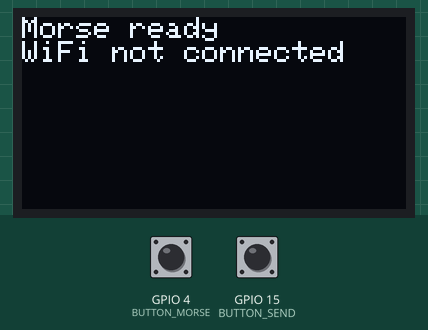
Recording of a program running on a simulated ESP32. Shown: 128×64 one-colour display. The inputs (shaded band) are chosen by the test bench; at power-on: GPIO 15 (BUTTON_SEND) HIGH, GPIO 4 (BUTTON_MORSE) HIGH. What the program prints to the serial monitor is not drawn.

Above: at 1.3 s.
1.4 s: GPIO 15 (BUTTON_SEND) pulled LOW for 0.15 s
3.0 s: GPIO 4 (BUTTON_MORSE) pulled LOW for 0.15 s
4.6 s: GPIO 4 (BUTTON_MORSE) pulled LOW for 1 s
7.1 s: GPIO 15 (BUTTON_SEND) pulled LOW for 1 s
Timing chart, 0 to 10.1 s (numbered marks = the images above; inputs shaded):
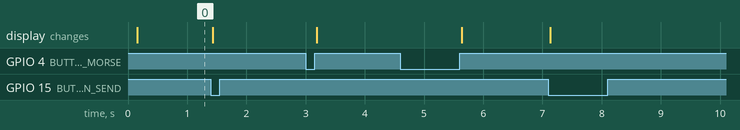

The program:

main.cpp
```cpp
#include <Adafruit_GFX.h>
#include <Adafruit_SSD1306.h>
#include <SPI.h>
#include <WiFi.h>
#include <HTTPClient.h>

#define OLED_MOSI 23
#define OLED_CLK 18
#define OLED_CS 25
#define OLED_DC 27
#define OLED_RESET 14

#define BUTTON_MORSE 4
#define BUTTON_SEND 15

#define DOT_THRESHOLD_MS 300
#define SYMBOL_PAUSE_MS 500
#define WORD_PAUSE_MS 1200
#define BUTTON_DEBOUNCE_MS 30

const char *WIFI_SSID = "";
const char *WIFI_PASS = "";
const char *SERVER_URL = "";
const char *DISCORD_WEBHOOK_URL = "";

void connectToWifi();
void updateDisplay();
void sendMorse();
void sendPostRequest();
void sendDiscordWebhook();

Adafruit_SSD1306 display(128, 64, &SPI, OLED_DC, OLED_RESET, OLED_CS);

String morseBuffer = "";
unsigned long pressStart = 0;
unsigned long lastRelease = 0;
bool isPressing = false;

void setup()
{
  Serial.begin(115200);
  delay(100);

  pinMode(BUTTON_MORSE, INPUT_PULLUP);
  pinMode(BUTTON_SEND, INPUT_PULLUP);

  connectToWifi();

  if (!display.begin(SSD1306_SWITCHCAPVCC, 0))
  {
    Serial.println("OLED init failed");
    return;
  }

  display.clearDisplay();
  display.setTextSize(1);
  display.setTextColor(SSD1306_WHITE);
  display.setCursor(0, 0);
  display.println("Morse ready");
  if (WiFi.status() == WL_CONNECTED)
  {
    display.println("WiFi connected");
    display.println(WiFi.localIP());
  }
  else
  {
    display.println("WiFi not connected");
  }
  display.display();
}

void connectToWifi()
{
  if (strlen(WIFI_SSID) == 0 || strlen(WIFI_PASS) == 0)
  {
    Serial.println("WiFi disabled (empty config)");
    return;
  }

  WiFi.begin(WIFI_SSID, WIFI_PASS);
  Serial.print("Connecting to WiFi");
  int tries = 0;
  while (WiFi.status() != WL_CONNECTED && tries++ < 20)
  {
    delay(2000);
    Serial.print("Trying to connect");
  }

  if (WiFi.status() != WL_CONNECTED)
  {
    Serial.println("\nWiFi not connected – continuing offline");
    return;
  }

  Serial.println("\nWiFi connected");
}

void loop()
{
  unsigned long now = millis();
  bool morsePressed = digitalRead(BUTTON_MORSE) == LOW;
  bool sendPressed = digitalRead(BUTTON_SEND) == LOW;

  if (morsePressed && !isPressing)
  {
    pressStart = now;
    isPressing = true;
  }

  if (!morsePressed && isPressing)
  {
    unsigned long pressDuration = now - pressStart;
    isPressing = false;
    lastRelease = now;

    if (pressDuration < BUTTON_DEBOUNCE_MS)
      return;

    if (pressDuration < DOT_THRESHOLD_MS)
    {
      morseBuffer += ".";
    }
    else
    {
      morseBuffer += "-";
    }

    updateDisplay();
  }

  bool lastCharIsSpace = morseBuffer.length() > 0 && morseBuffer[morseBuffer.length() - 1] == ' ';

  if (!morsePressed && (now - lastRelease > WORD_PAUSE_MS) && morseBuffer.length() > 0 && !lastCharIsSpace)
  {
    morseBuffer += " ";
    lastRelease = now + 999999;
    updateDisplay();
  }

  if (sendPressed)
  {
    sendMorse();
    morseBuffer = "";
    updateDisplay();
    delay(400);
  }

  delay(10);
}

void updateDisplay()
{
  display.clearDisplay();

  display.setTextSize(1);
  display.setCursor(0, 0);
  display.println("Morse:");
  display.drawLine(0, 9, display.width(), 9, SSD1306_WHITE);

  display.setCursor(0, 16);
  display.println(morseBuffer);

  display.display();
}

void sendMorse()
{
  morseBuffer.trim();

  if (morseBuffer.length() == 0)
  {
    Serial.println("No morse to send");
    return;
  }

  Serial.println("Sending morse: " + morseBuffer);

  if (WiFi.status() != WL_CONNECTED)
  {
    return;
  }

  sendPostRequest();
  sendDiscordWebhook();
}

void sendPostRequest()
{
  if (strlen(SERVER_URL) == 0)
  {
    return;
  }

  HTTPClient http;
  http.begin(SERVER_URL);
  http.addHeader("Content-Type", "application/json");

  String json = "{\"morse\":\"" + morseBuffer + "\"}";
  int responseCode = http.POST(json);

  if (responseCode > 0)
  {
    if (responseCode == 200)
    {
      Serial.println("Morse sent successfully");
    }
    else
    {
      Serial.println("Failed to send morse: " + String(responseCode));
    }
  }
  else
  {
    Serial.println("Failed to send morse, skipping...");
  }

  http.end();
}

void sendDiscordWebhook()
{
  if (strlen(DISCORD_WEBHOOK_URL) == 0)
  {
    return;
  }

  HTTPClient http;
  http.begin(DISCORD_WEBHOOK_URL);
  http.addHeader("Content-Type", "application/json");

  String json = "{\"content\":\"" + morseBuffer + "\"}";
  int responseCode = http.POST(json);

  if (responseCode > 0)
  {
    if (responseCode == 204)
    {
      Serial.println("Discord message sent successfully");
    }
    else
    {
      Serial.println("Failed to send Discord message: " + String(responseCode));
    }
  }
  else
  {
    Serial.println("Failed to send Discord message, skipping...");
  }

  http.end();
}
```
